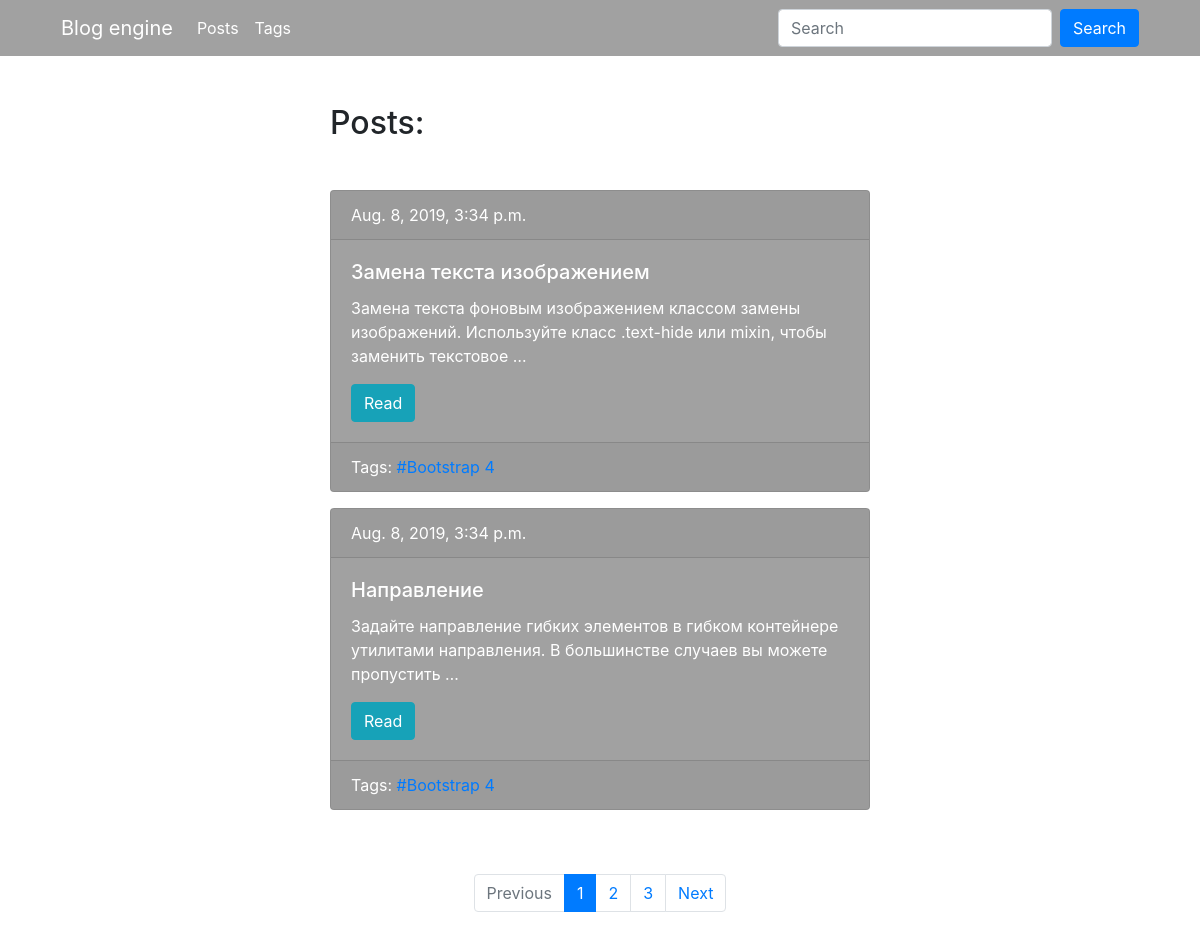
Screenshot of /blog/ with the database file from the repository.
### blog/models.py (models this page shows, shortened)
class Post(models.Model):
    title = models.CharField(max_length=150, db_index=True)
    slug = models.SlugField(max_length=150, blank=True, unique=True)
    body = models.TextField(blank=True, db_index=True)
    tags = models.ManyToManyField('Tag', blank=True, related_name='posts')
    date_pub = models.DateTimeField(auto_now_add=True)
    def get_absolute_url(self):
        return reverse('post_detail_url', kwargs={'slug': self.slug})
    class Meta:
        ordering = ('-date_pub',)

class Tag(models.Model):
    title = models.CharField(max_length=50)
    slug = models.SlugField(max_length=50, unique=True)
    def get_absolute_url(self):
        return reverse('tag_detail_url', kwargs={'slug': self.slug})
    class Meta:
        ordering = ('title',)

### blog/views.py (the view)
# urls.py: path('', posts_list, name='posts_list_url'),
def posts_list(request):
    search_query = request.GET.get('search', '')
    if search_query:
        posts = Post.objects.filter(Q(title__icontains=search_query) | Q(body__icontains=search_query))
    else:
        posts = Post.objects.all()
    paginator = Paginator(posts, 2)
    page_number = request.GET.get('page', 1)
    page = paginator.get_page(page_number)
    is_paginated = page.has_other_pages()
    if page.has_previous():
        prev_url = '?page={}'.format(page.previous_page_number())
    else:
        prev_url = ''
    if page.has_next():
        next_url = '?page={}'.format(page.next_page_number())
    else:
        next_url = ''
    context = {
        'page_object': page,
        'is_paginated': is_paginated,
        'prev_url': prev_url,
        'next_url': next_url
    }
    return render(request, 'blog/post_list.html', context=context)

### blog/templates/blog/post_list.html (shortened to what this page needs)
{% extends 'blog/base_blog.html' %}
{% block content %}
    <div class="col-lg-6">
        <h2 class="mb-5 ">Posts:</h2>
        {% for post in page_object.object_list %}
            {% include 'blog/includes/post_card_template.html' %}
        {% endfor %}
    </div>
{% endblock %}

### blog/templates/blog/includes/post_card_template.html
<div class="card text-white  mb-3" style="background-color: #A1A1A1;">
    <div class="card-header">
        {{ post.date_pub }}
    </div>
    <div class="card-body">
        <h5 class="card-title">{{ post.title }}</h5>
        <p class="card-text">{{ post.body|truncatewords:15 }}</p>
        <a href="{{ post.get_absolute_url }}" class="btn btn-info">Read</a>
    </div>
    <div class="card-footer text-white ">
        Tags:
        {% for tag in post.tags.all %}
            <a href="{{ tag.get_absolute_url }}">#{{ tag.title }} </a>
        {% endfor %}
    </div>
</div>

### rows the page displays
Post: date_pub "Aug. 8, 2019, 3:34 p.m.", title "Замена текста изображением", body "Замена текста фоновым изображением классом замены изображений. Используйте класс .text-hide или mixin, чтобы заменить текстовое …"
Tag: title "Bootstrap 4"
Post: date_pub "Aug. 8, 2019, 3:34 p.m.", title "Направление", body "Задайте направление гибких элементов в гибком контейнере утилитами направления. В большинстве случаев вы можете пропустить …"

### other values shown
{{ n }} "1"
{{ n }} "2" "3"
